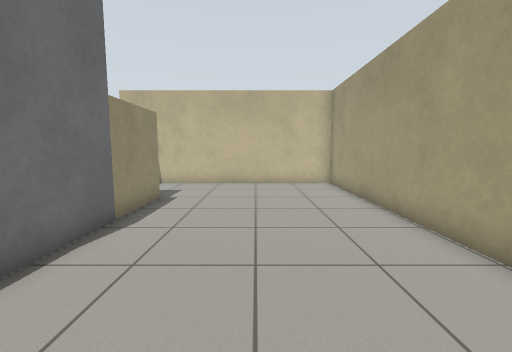
view 1 (above)

15 first-person views from a walk through a world built for the Gazebo simulator. The camera is 0.94 m above the floor, tilts 6° down and sees 90° across. The floor is counted in squares, 0.5 m on a side. Each view is taken from the middle of a square. On the plan, view 1 faces up. The plan holds only what a view shows up to about 15 squares ahead; the rest is blank. The place goes on beyond the plan.

view 2
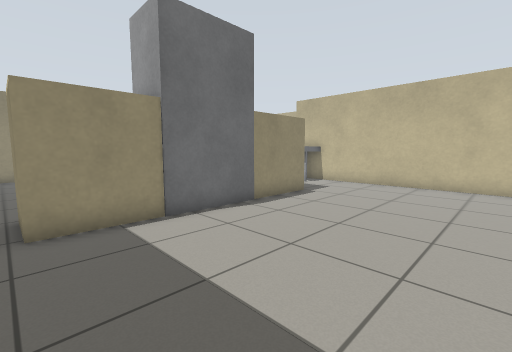

view 3
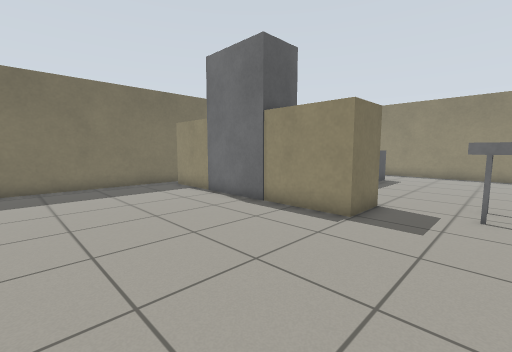

view 4
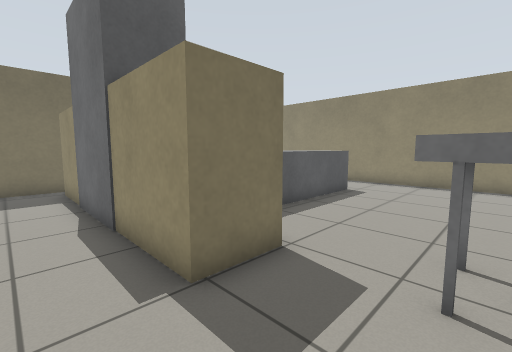

view 5
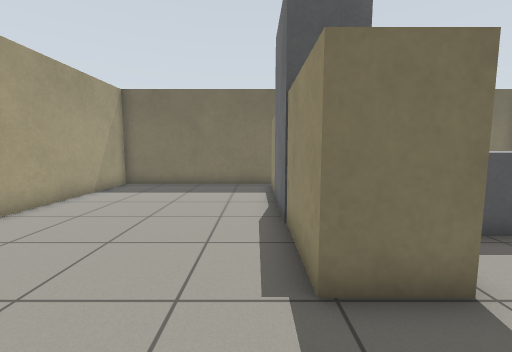

view 6
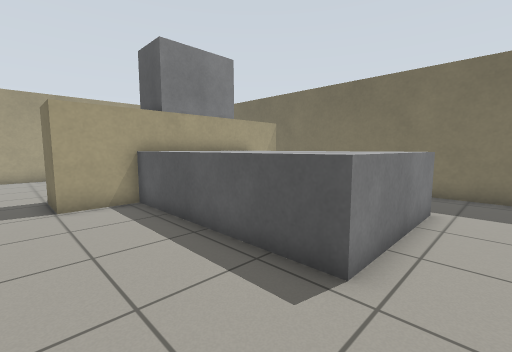

view 7
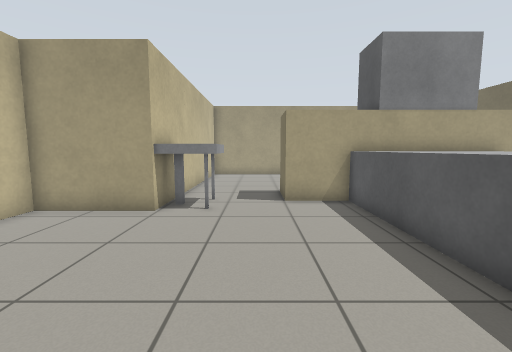

view 8
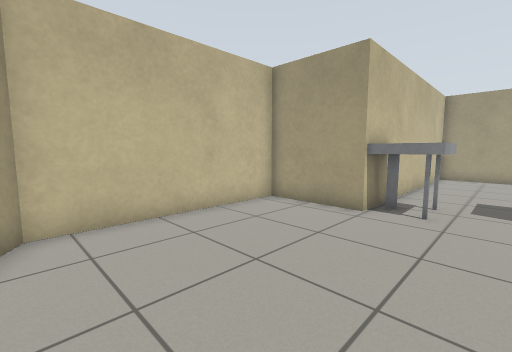

view 9
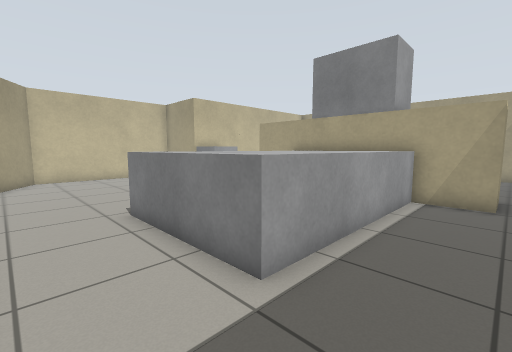

view 10
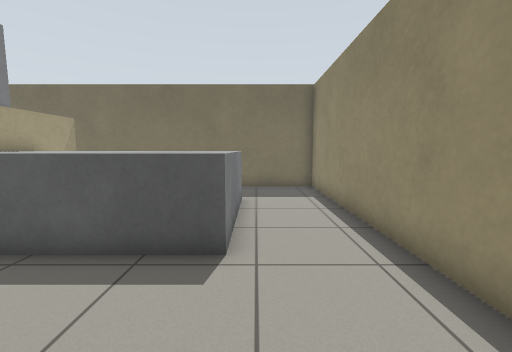

view 11
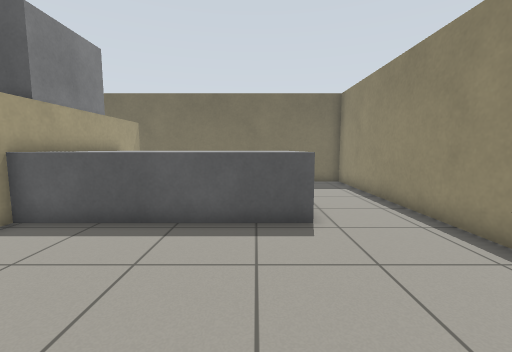

view 12
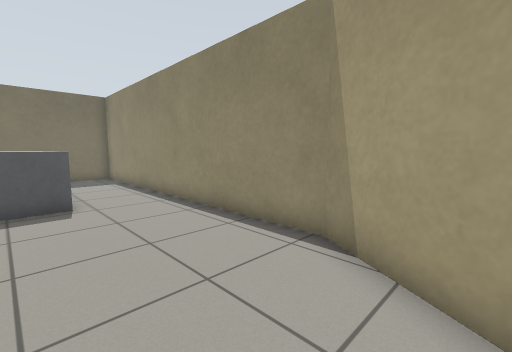

view 13
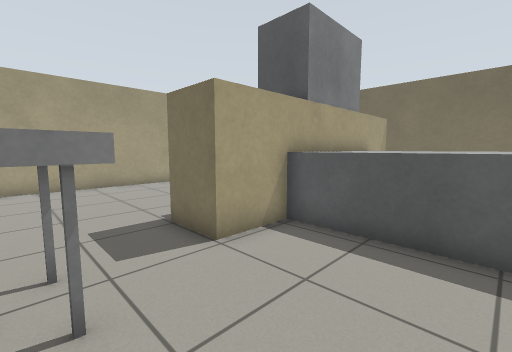

view 14
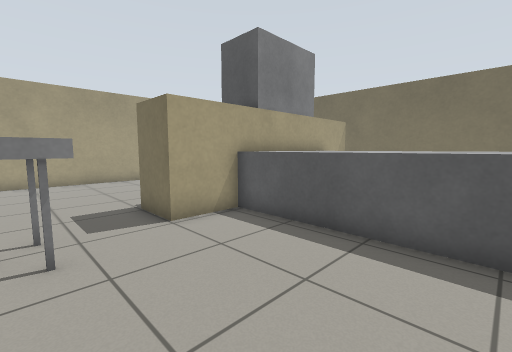

view 15
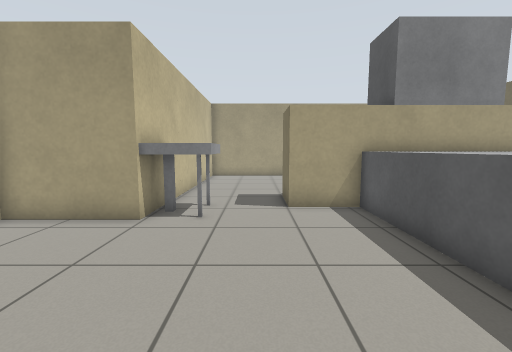

### Floor plan
Key: @ floor where view 1 was taken; # wall or solid block; . floor; B grey box; T thing the floor can be seen under or through.
Columns run from 17 left of view 1 to 4 right of it. Each row starts with its distance up from view 1.
 18   #########
 17  ##.......#
 16  #........#
 15 ##........#
 14 #.........#B##########
 13 #.........B B........#
 12 #.........BB.........#
 11 #....................#
 10 #..........###.......#
  9 #..........###.......#
  8 #...BBBBBBB###.......#
  7 #...BBBBBBBB##.......#
  6 #...BBBBBBBB #.......#
  5 #...BBBBBBBB #.......#
  4 #...BBBBBBBB##.......#
  3 #...BBBBBBBB#B.......#
  2 #...BBBBBBB###.......#
  1 #..........###.......#
  0 #...........TT...@...#
 -1 ######################

Positions as (right, up) in squares from view 1, and headings:
1: (0, 0), facing up
2: (3, 0), facing up-left
3: (3, 13), facing down-left
4: (-2, 13), facing down-left
5: (-3, 13), facing down
6: (-15, 11), facing down-right
7: (-15, 11), facing right
8: (-15, 11), facing up-right
9: (-16, 0), facing up-right
10: (-14, 12), facing down
11: (-12, 14), facing down
12: (-12, 17), facing down-left
13: (-10, 13), facing down-right
14: (-12, 13), facing down-right
15: (-14, 11), facing right
